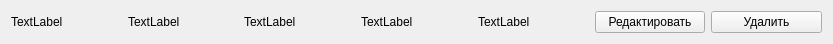
<?xml version="1.0" encoding="UTF-8"?>
<ui version="4.0">
 <class>Form</class>
 <widget class="QWidget" name="Form">
  <property name="geometry">
   <rect>
    <x>0</x>
    <y>0</y>
    <width>833</width>
    <height>42</height>
   </rect>
  </property>
  <property name="windowTitle">
   <string>Form</string>
  </property>
  <layout class="QHBoxLayout" name="horizontalLayout">
   <item>
    <widget class="QLabel" name="label_5">
     <property name="autoFillBackground">
      <bool>false</bool>
     </property>
     <property name="text">
      <string>TextLabel</string>
     </property>
    </widget>
   </item>
   <item>
    <widget class="QLabel" name="label">
     <property name="text">
      <string>TextLabel</string>
     </property>
    </widget>
   </item>
   <item>
    <widget class="QLabel" name="label_2">
     <property name="text">
      <string>TextLabel</string>
     </property>
    </widget>
   </item>
   <item>
    <widget class="QLabel" name="label_3">
     <property name="text">
      <string>TextLabel</string>
     </property>
    </widget>
   </item>
   <item>
    <widget class="QLabel" name="label_4">
     <property name="text">
      <string>TextLabel</string>
     </property>
    </widget>
   </item>
   <item>
    <widget class="QPushButton" name="pushButton">
     <property name="text">
      <string>Редактировать</string>
     </property>
    </widget>
   </item>
   <item>
    <widget class="QPushButton" name="pushButton_2">
     <property name="text">
      <string>Удалить</string>
     </property>
    </widget>
   </item>
  </layout>
 </widget>
 <resources/>
 <connections/>
</ui>
